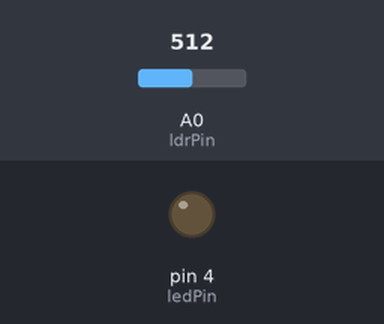
A sketch run on a simulated Arduino Uno, built with avr-gcc and run on an emulated ATmega328P. Parts: output pins drawn as LEDs (lit = HIGH). Inputs (shaded band) come from the test bench; at power-on: A0 (ldrPin) = 512.

Above: at 1.2 s.
1.3 s: A0 (ldrPin) set to 315
2.8 s: A0 (ldrPin) set to 289
At 3.4 s:
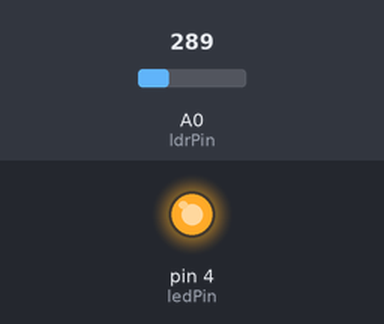
4.3 s: A0 (ldrPin) set to 306
At 6.2 s:
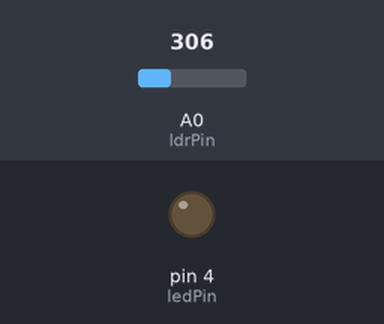
6.5 s: A0 (ldrPin) set to 290
At 7.5 s:
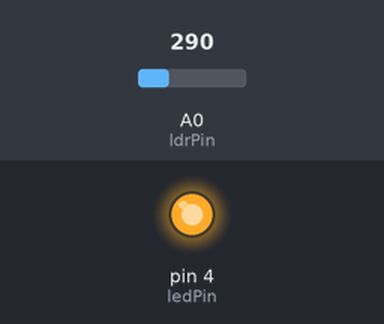
Timing chart, 0 to 9.0 s (numbered marks = the images above; inputs shaded):
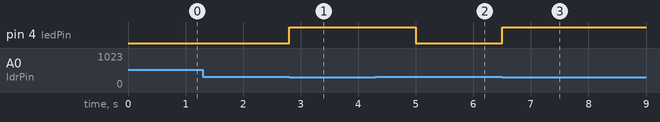

The sketch:

LightDetectorArduino.ino
```cpp
const int ledPin = 4;
const int ldrPin = A0;

void setup() {
  pinMode(ledPin, OUTPUT);
  pinMode(ldrPin, INPUT);
}

void loop() {
  int ldrStatus = analogRead(ldrPin);
  if (ldrStatus <=300) {
    digitalWrite(ledPin, HIGH);
    delay(1000);
  }
  else {
    digitalWrite(ledPin, LOW);
  }
  delay(100);
}
```

Measured:
- the behaviour switches between 301 and 300 on A0 (ldrPin) (found by bisection; images 0 and 1)
- after the input at 1.3 s, every drawn part: stays the same
- after the input at 2.8 s, pin 4 (ledPin): LOW → HIGH at once
- after the input at 4.3 s, pin 4 (ledPin): HIGH → LOW after 0.70 s
- after the input at 6.5 s, pin 4 (ledPin): LOW → HIGH at once
